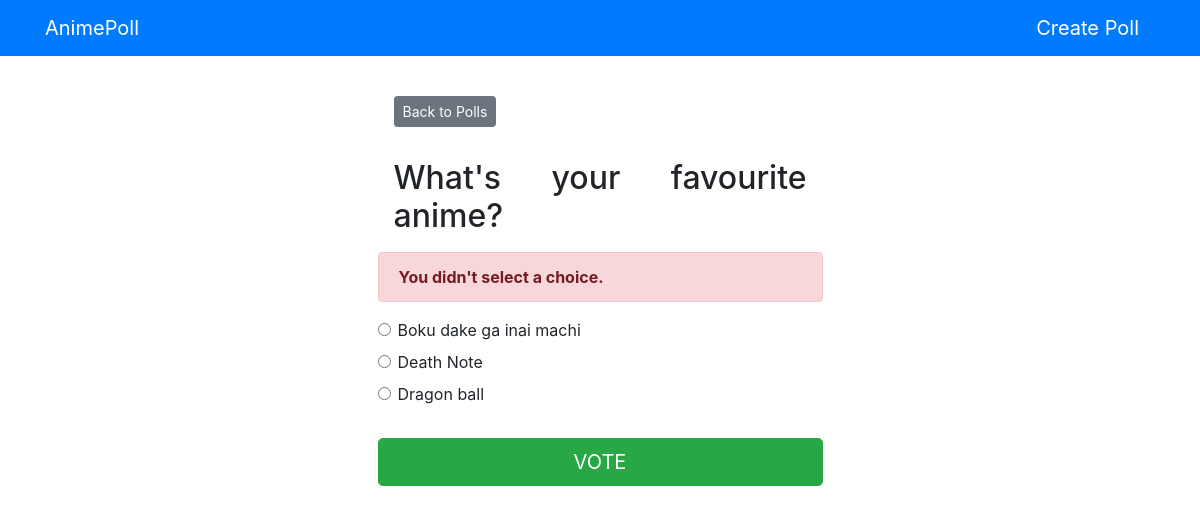
The page /polls/1/vote/ on the database its author committed.
### polls/models.py (models this page shows, shortened)
class Question(models.Model):
    question_text = models.CharField(max_length = 200)
    pub_date = models.DateTimeField("date published",default = datetime.now)

class Choice(models.Model):
    question = models.ForeignKey(Question, on_delete = models.CASCADE)
    choice_text = models.CharField(max_length = 200)
    votes = models.IntegerField(default = 0)

### polls/views.py (the view)
# urls.py: path('<int:question_id>/vote/', vote, name='vote'),
def vote(request, question_id):
    question = get_object_or_404(Question, pk=question_id)
    try:
        selected_choice = question.choice_set.get(pk=request.POST['choice'])
    except (KeyError, Choice.DoesNotExist):
        return render(request, 'polls/details.html', {
            'question': question,
            'error_message': "You didn't select a choice.",
        })
    else:
        selected_choice.votes += 1
        selected_choice.save()
        return HttpResponseRedirect(reverse('polls:results', args=(question.id,)))

### polls/templates/polls/details.html (shortened to what this page needs)
{% extends "polls/base.html" %}
{% block content %}
<a class="btn btn-secondary btn-sm m-3" href="{% url 'polls:index' %}"> Back to Polls </a>
<h2 class="text-justify m-3">{{question.question_text}}</h2>
{% if error_message %}<p class="alert alert-danger"><strong>{{error_message}}</strong></p>
{% endif %}
<form class="" action="{% url 'polls:vote' question.id %}" method="post">
  {% for choice in question.choice_set.all %}
    <div class="form-check">
      <input
      type="radio"
      name="choice"
      value="{{choice.id}}"
      class="form-check-input"
      >
      <label for="choice{{forloop.counter}}">{{ choice.choice_text }}</label><br>
    </div>
  {% endfor %}
  <input type="submit" value="VOTE" class="btn btn-success btn-lg btn-block mt-4">
</form>
{% endblock %}

### rows shown on the page
Question: question_text "What's your favourite anime?"
Choice: choice_text "Boku dake ga inai machi"
Choice: choice_text "Death Note"
Choice: choice_text "Dragon ball"

### other values the page prints
{{ error_message }} "You didn't select a choice."
